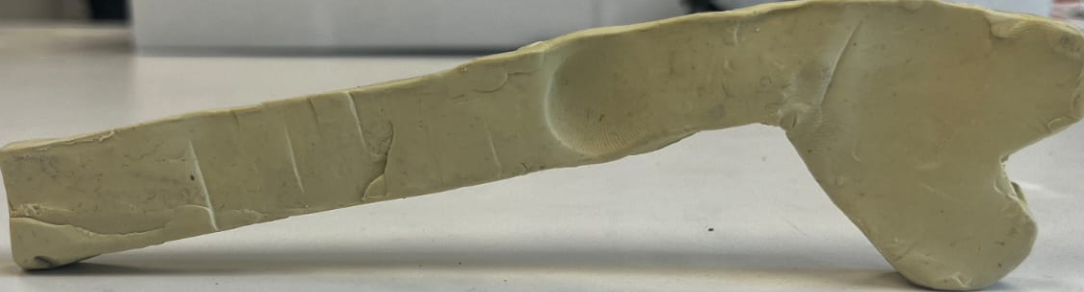
#> input picture before.png, 1084 x 292 px
$ python strain_analysis.py
#> lines starting #> are read from the running program, lines starting #| are printed output that depends on the picture; after the words box and inside, x2 and y2 are one past the last pixel; in counts of white or black regions, pixels touching at a corner belong together
import cv2
import numpy as np
import matplotlib.pyplot as plt

# Load pre-formed and post-formed images
pre_image = cv2.imread("before.png", cv2.IMREAD_GRAYSCALE)
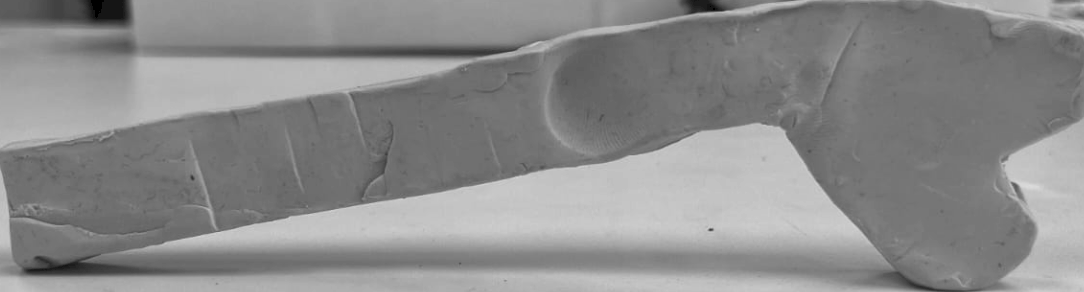
#> pre_image: shape (292, 1084); min 0, max 220, mean 138.8
post_image = cv2.imread("after.png", cv2.IMREAD_GRAYSCALE)
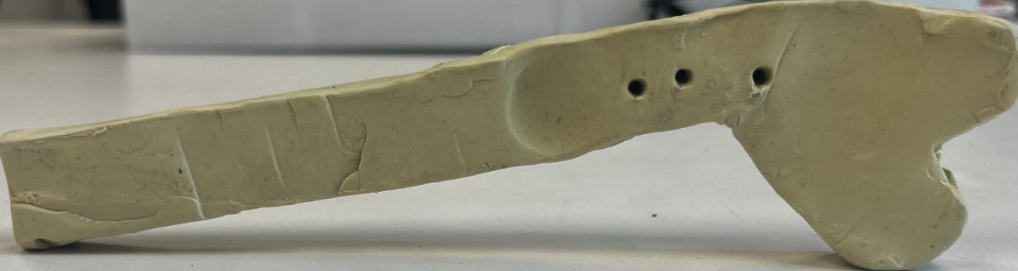
#> input picture after.png, 1018 x 271 px
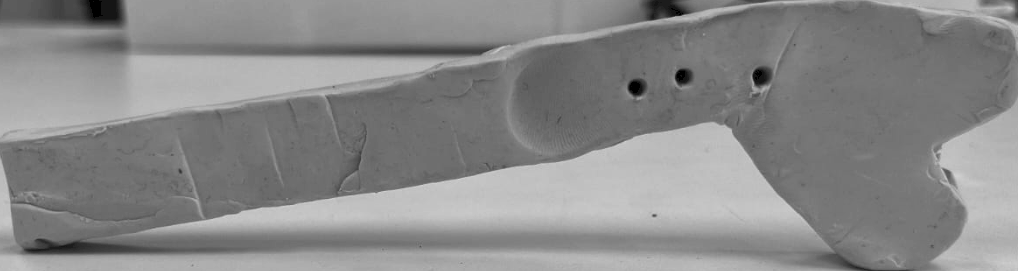
#> post_image: shape (271, 1018); min 0, max 210, mean 136.6

# Detect fiducial points (dots) using simple thresholding or feature detection
_, pre_thresh = cv2.threshold(pre_image, 127, 255, cv2.THRESH_BINARY)
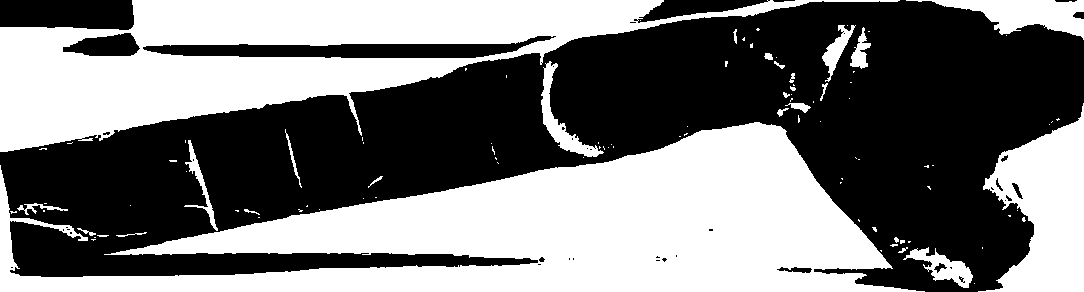
#> pre_thresh: shape (292, 1084); 46.8% white; 102 white regions (75 under 20 px), largest, box (x1, y1, x2, y2) and area: (0, 122, 925, 292) 75444, (0, 0, 900, 152) 52539, (978, 103, 1084, 292) 11569
_, post_thresh = cv2.threshold(post_image, 127, 255, cv2.THRESH_BINARY)
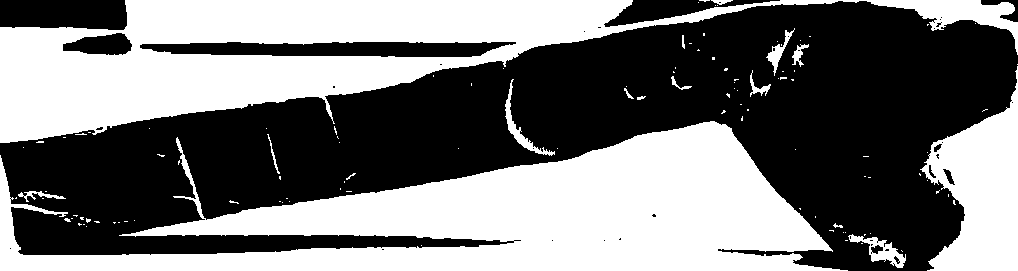
#> post_thresh: shape (271, 1018); 46.3% white; 114 white regions (97 under 20 px)

# Find contours or points on the pre-formed and post-formed images
pre_contours, _ = cv2.findContours(pre_thresh, cv2.RETR_EXTERNAL, cv2.CHAIN_APPROX_SIMPLE)
#> pre_contours = 102 contours, 83 with area under 20; largest, box (x1, y1, x2, y2) and area: (0, 122, 925, 292) 73960, (0, 0, 900, 152) 57326, (978, 103, 1084, 292) 11404, (906, 0, 1084, 40) 3030, (541, 61, 604, 157) 1208
post_contours, _ = cv2.findContours(post_thresh, cv2.RETR_EXTERNAL, cv2.CHAIN_APPROX_SIMPLE)
#> post_contours = 114 contours, 101 with area under 20; largest, box (x1, y1, x2, y2) and area: (0, 121, 848, 271) 59192, (0, 0, 1018, 143) 57226, (920, 66, 1018, 271) 10956, (848, 234, 906, 268) 672, (505, 79, 555, 156) 436

# Assuming fiducial points are detected and we are interested in the centroid of each contour
pre_points = [np.mean(c, axis=0).flatten() for c in pre_contours]
#> pre_points = 102 pairs, first value 13 to 1057.5, second value 18.63 to 283
post_points = [np.mean(c, axis=0).flatten() for c in post_contours]
#> post_points = 114 pairs, first value 15.67 to 1017, second value 0.333 to 250.5

# Calculate displacement (change in position) for each fiducial point
displacements = []
for pre_point, post_point in zip(pre_points, post_points):
    displacement_x = post_point[0] - pre_point[0]  # Change in X
    displacement_y = post_point[1] - pre_point[1]  # Change in Y
    displacements.append((displacement_x, displacement_y))
#> this loop made 102 passes
#> (pre_point, post_point, displacement_x, displacement_y) on passes 1 to 12: ([974, 283], [901.5, 250.5], -72.5, -32.5), ([880.7, 250.3], [421, 245], -459.7, -5.33), ([982, 247.5], [861.5, 243], -120.5, -4.5), ([937.4, 265.6], [846, 240], -91.42, -25.57), ([903.7, 249.2], [864.3, 234.3], -39.35, -14.92), ([893, 245], [878.4, 248.7], -14.62, 3.74), ([908.8, 241.5], [870, 233], -38.75, -8.5), ([901.8, 241.7], [845, 232], -56.83, -9.67), ([93, 239.2], [843, 232], 750, -7.2), ([895.8, 239.5], [831.8, 230.2], -64.05, -9.25), ([94.5, 237], [86, 226], -8.5, -11), ([102.5, 235.3], [83.5, 224], -19, -11.33)
#> after the loop, displacements = 102 pairs, first value -945.5 to 915.7, second value -90.1 to 140

# Calculate strain for each fiducial point
strain_values = []
for displacement_x, displacement_y in displacements:
    strain_x = displacement_x / pre_points[0][0]  # Using initial position for strain calculation
    strain_y = displacement_y / pre_points[0][1]
    strain_values.append((strain_x, strain_y))
#> this loop made 102 passes
#> (displacement_x, displacement_y, strain_x, strain_y) on passes 1 to 12: (-72.5, -32.5, -0.0744, -0.115), (-459.7, -5.33, -0.472, -0.0188), (-120.5, -4.5, -0.124, -0.0159), (-91.42, -25.57, -0.0939, -0.0904), (-39.35, -14.92, -0.0404, -0.0527), (-14.62, 3.74, -0.015, 0.0132), (-38.75, -8.5, -0.0398, -0.03), (-56.83, -9.67, -0.0584, -0.0342), (750, -7.2, 0.77, -0.0254), (-64.05, -9.25, -0.0658, -0.0327), (-8.5, -11, -0.00873, -0.0389), (-19, -11.33, -0.0195, -0.04)
#> after the loop, strain_values = 102 pairs, first value -0.971 to 0.94, second value -0.318 to 0.495

# Print the strain values
for idx, (strain_x, strain_y) in enumerate(strain_values):
    print(f"Fiducial point {idx}: Strain X = {strain_x:.4f}, Strain Y = {strain_y:.4f}")
#> this loop made 102 passes
#> (strain_x, strain_y) on passes 1 to 12: (-0.0744, -0.115), (-0.472, -0.0188), (-0.124, -0.0159), (-0.0939, -0.0904), (-0.0404, -0.0527), (-0.015, 0.0132), (-0.0398, -0.03), (-0.0584, -0.0342), (0.77, -0.0254), (-0.0658, -0.0327), (-0.00873, -0.0389), (-0.0195, -0.04)
#| Fiducial point 0: Strain X = -0.0744, Strain Y = -0.1148
#| Fiducial point 1: Strain X = -0.4719, Strain Y = -0.0188
#| Fiducial point 2: Strain X = -0.1237, Strain Y = -0.0159
#| Fiducial point 3: Strain X = -0.0939, Strain Y = -0.0904
#| Fiducial point 4: Strain X = -0.0404, Strain Y = -0.0527
#| Fiducial point 5: Strain X = -0.0150, Strain Y = 0.0132
#| Fiducial point 6: Strain X = -0.0398, Strain Y = -0.0300
#| Fiducial point 7: Strain X = -0.0584, Strain Y = -0.0342
#> (further printed lines are left out)

# Optional: visualize the displacement (for debugging/visualization purposes)
for pre_point, post_point in zip(pre_points, post_points):
    cv2.circle(pre_image, tuple(pre_point.astype(int)), 5, (0, 0, 255), -1)  # Red circle for pre-formed points
    cv2.circle(post_image, tuple(post_point.astype(int)), 5, (0, 255, 0), -1)  # Green circle for post-formed points
#> this loop made 102 passes
#> (pre_point, post_point) on passes 1 to 12: ([974, 283], [901.5, 250.5]), ([880.7, 250.3], [421, 245]), ([982, 247.5], [861.5, 243]), ([937.4, 265.6], [846, 240]), ([903.7, 249.2], [864.3, 234.3]), ([893, 245], [878.4, 248.7]), ([908.8, 241.5], [870, 233]), ([901.8, 241.7], [845, 232]), ([93, 239.2], [843, 232]), ([895.8, 239.5], [831.8, 230.2]), ([94.5, 237], [86, 226]), ([102.5, 235.3], [83.5, 224])
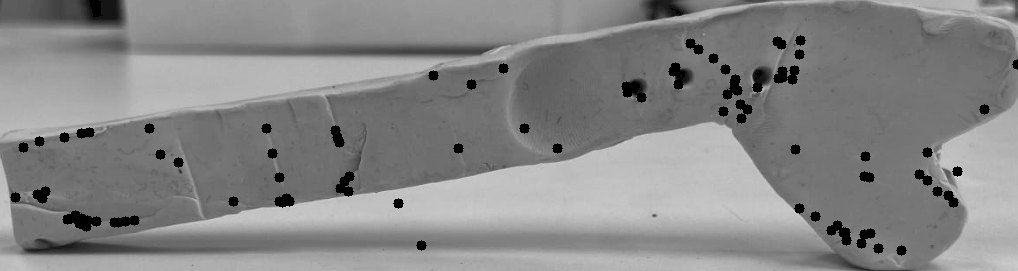
#> post_image: shape (271, 1018); 2.62% of pixels changed, all inside (x1, y1, x2, y2) = (10, 35, 1018, 256)
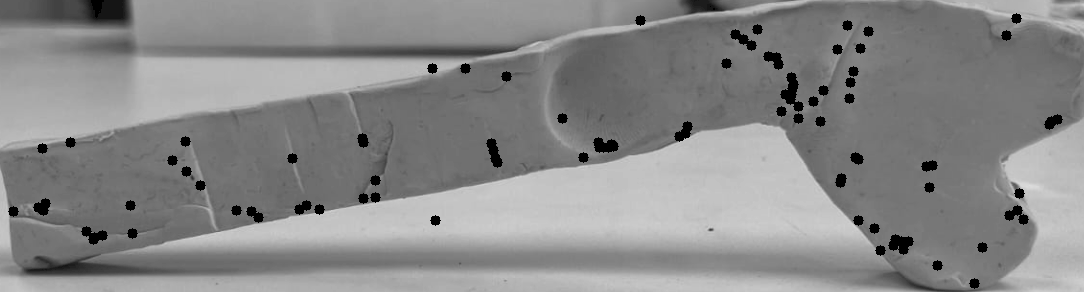
#> pre_image: shape (292, 1084); 2.34% of pixels changed, all inside (x1, y1, x2, y2) = (8, 13, 1063, 289)

plt.figure(figsize=(12, 6))
plt.subplot(1, 2, 1)
plt.imshow(pre_image, cmap='gray')
plt.title("Pre-formed Image")

plt.subplot(1, 2, 2)
plt.imshow(post_image, cmap='gray')
plt.title("Post-formed Image")

plt.show()
